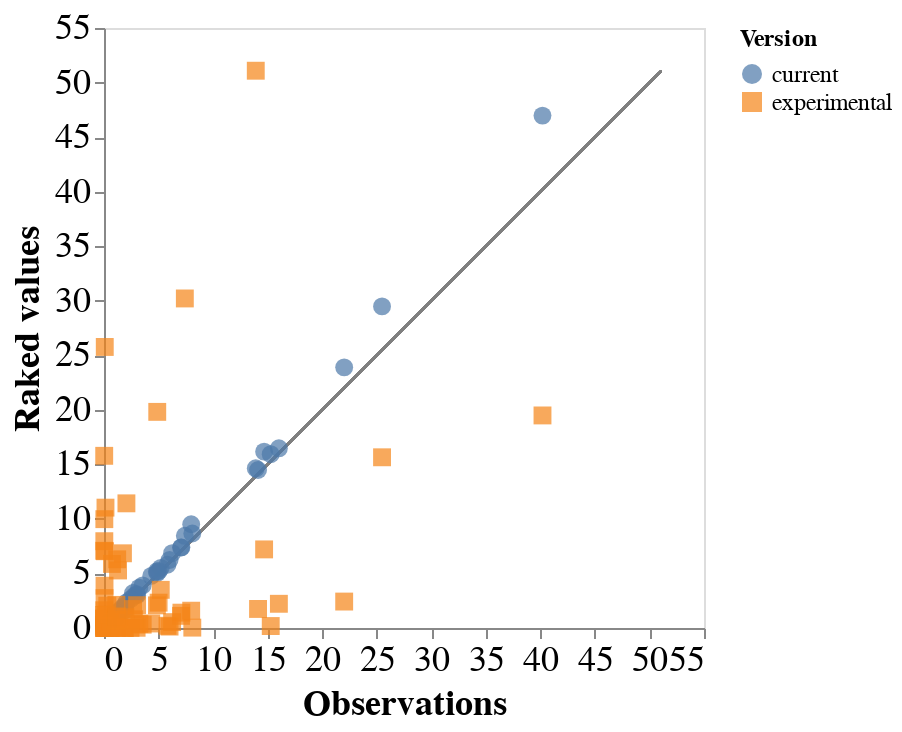

Source (notebook cell):
### Code cell
chart

### Figure 1 — Vega-Lite specification as saved in the notebook (floating-point values rounded to 4 significant figures; data arrays with more than 128 entries replaced by an {"elided": "..."} marker saying what was removed)
{"config": {"view": {"continuousWidth": 300, "continuousHeight": 300}, "axis": {"labelFontSize": 18, "titleFontSize": 18}, "legend": {"labelFontSize": 12, "titleFontSize": 12}}, "layer": [{"mark": {"type": "rule", "color": "grey"}, "encoding": {"x": {"type": "quantitative", "datum": {"expr": "param_9"}}, "x2": {"datum": {"expr": "param_10"}, "type": "quantitative"}, "y": {"type": "quantitative", "datum": {"expr": "param_11"}}, "y2": {"datum": {"expr": "param_12"}, "type": "quantitative"}}}, {"mark": {"type": "point", "filled": true, "size": 80}, "encoding": {"color": {"field": "version", "legend": {"title": "Version"}, "type": "nominal"}, "shape": {"field": "version", "legend": {"title": "Version"}, "type": "nominal"}, "x": {"axis": {"title": "Observations"}, "field": "value", "scale": {"domain": [{"expr": "param_9"}, {"expr": "param_10"}]}, "type": "quantitative"}, "y": {"axis": {"title": "Raked values"}, "field": "raked_value", "scale": {"domain": [{"expr": "param_11"}, {"expr": "param_12"}]}, "type": "quantitative"}}}], "data": {"name": "data-ad2458140db46609a69da73e55220bc3"}, "params": [{"name": "param_9", "value": 0.0001176}, {"name": "param_10", "value": 51.08}, {"name": "param_11", "value": 0.0001176}, {"name": "param_12", "value": 51.08}], "$schema": "https://vega.github.io/schema/vega-lite/v5.20.1.json", "datasets": {"data-ad2458140db46609a69da73e55220bc3": {"elided": "144 records"}}}
